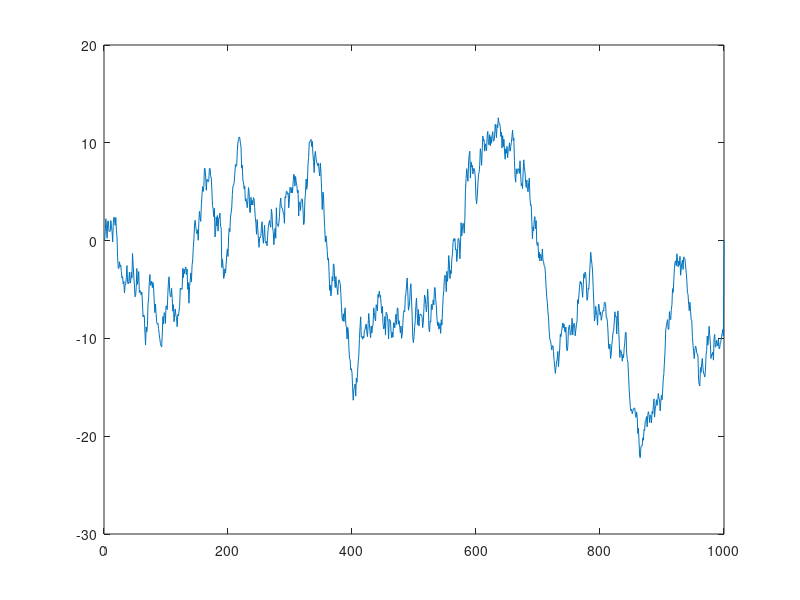

The MATLAB source for this figure:
clear

T=1000; %Simulate for a 1000 periods
Y=zeros(T,1);
V=randn(T,1);
RHO=0.99;
i=2;
while i<T
Y(i)=Y(i-1)*RHO+V(i,1);
i=i+1;
end

plot(Y);
